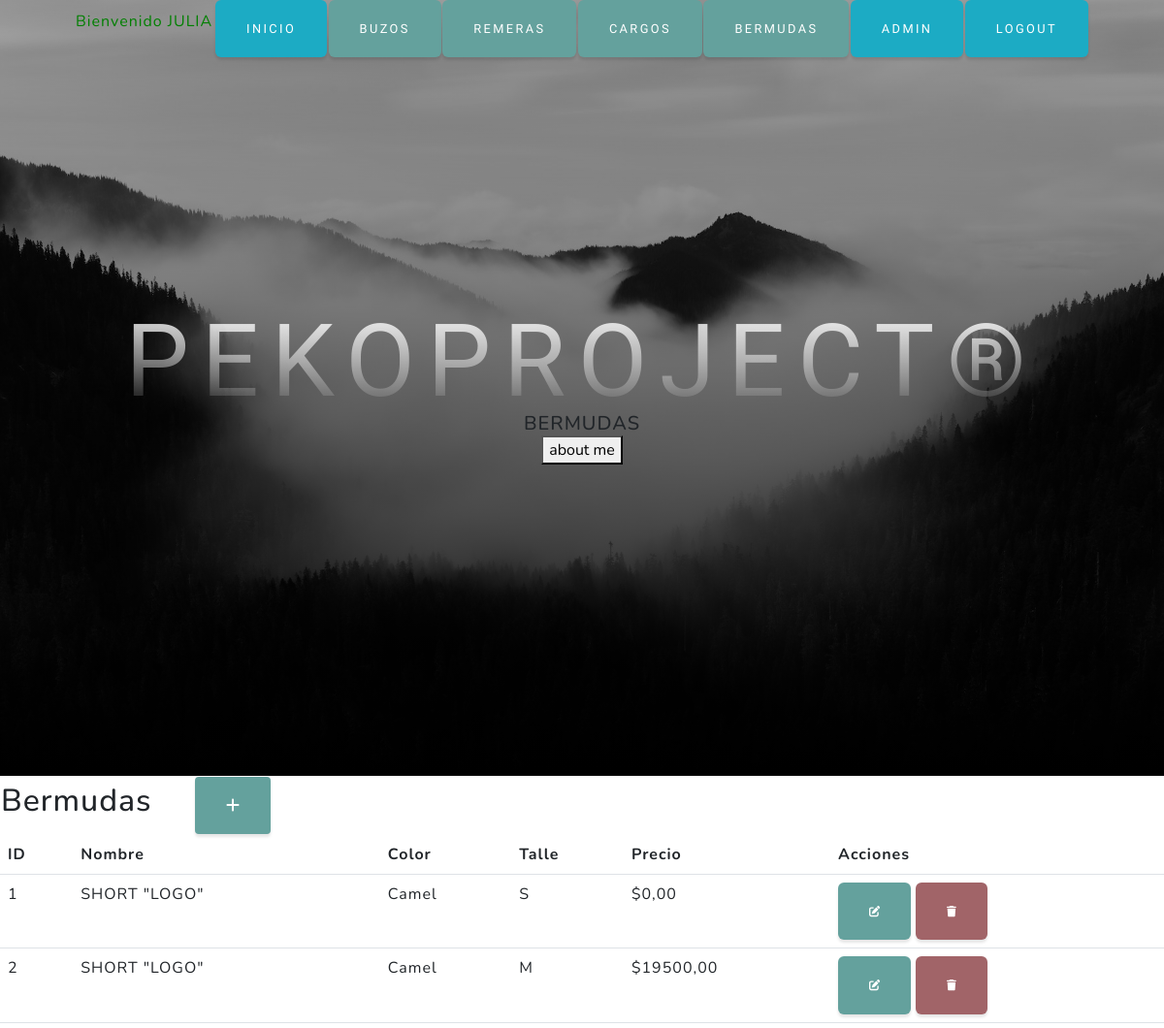
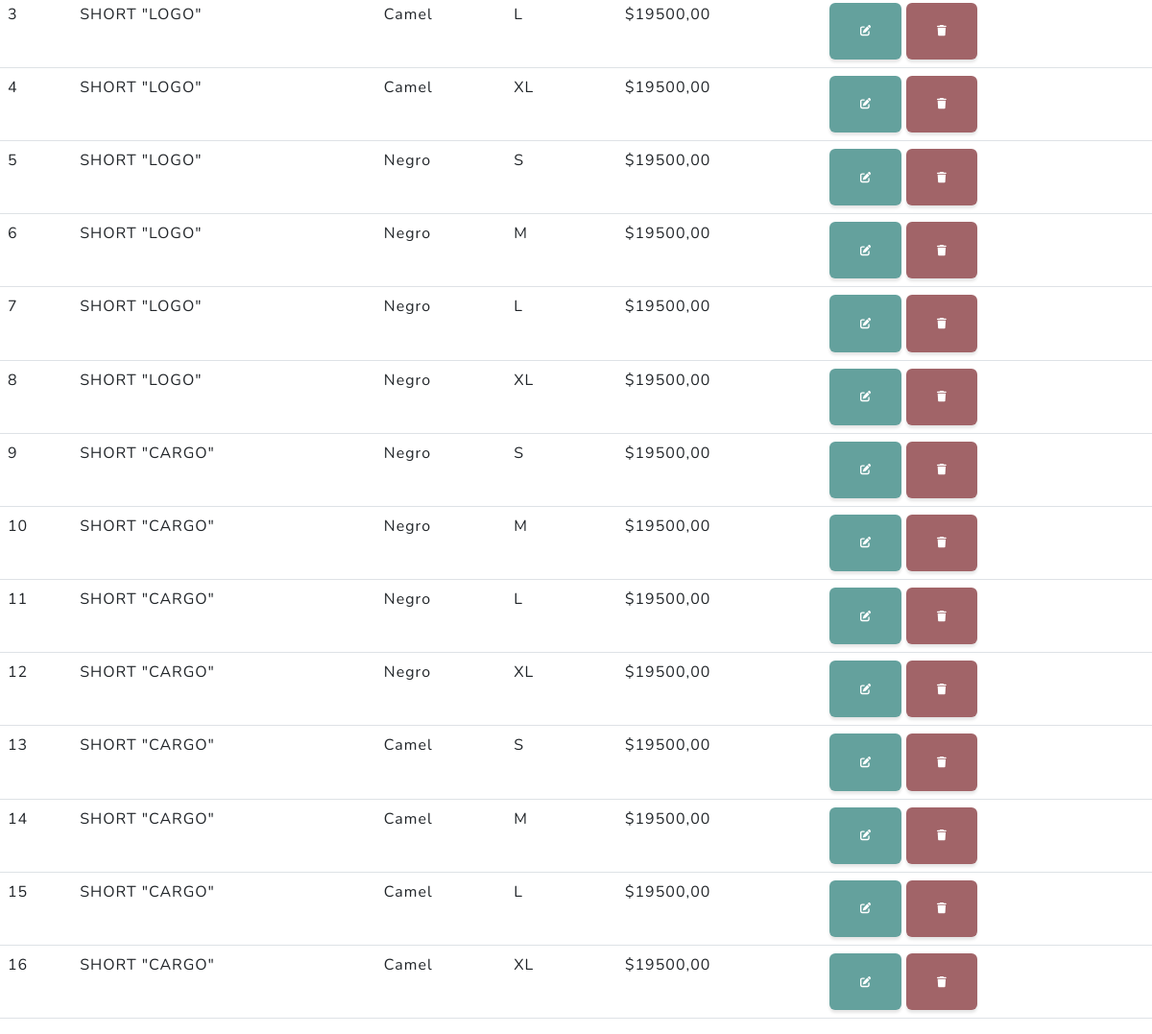
/aplicacion/bermudas/ (signed in), run on the app's committed database (2 pictures, top to bottom).
### aplicacion/models.py (models this page shows, shortened)
class Bermudas(models.Model):
    nombre = models.CharField(max_length=50)
    color = models.CharField(max_length=50)
    talle = models.CharField(max_length=50)
    precio = models.DecimalField(default=0, max_digits=10, decimal_places=2)

### aplicacion/views.py (the view)
# urls.py: path('bermudas/', bermudas, name="bermudas"),
@login_required
def bermudas(request):
    bermudas = Bermudas.objects.all()
    ctx =  {"bermudas": bermudas}
    return render(request, "aplicacion/bermudas.html", ctx)

### aplicacion/templates/aplicacion/bermudas.html (shortened to what this page needs)
{% extends 'aplicacion/index.html' %}
{% load static %}
{% block cabecera %}
  Bermudas
{% endblock cabecera %}
    {% block contenido %}
    <table>
        <tr>
            <td width="200"><h2>Bermudas</h2></td>
            <td>
                <a
                href="{% url 'create_bermudas' %}"
                class="btn btn-primary btn-sm"
                ><i class="fa fa-plus fa-lg" title="New Record"> </i>
                </a>
            </td>
        </tr>
    </table>
    <table class="table">
        <thead>
            <tr>
                <th>ID</th>
                <th>Nombre</th>
                <th>Color</th>
                <th>Talle</th>
                <th>Precio</th>
                <th>Acciones</th>
            </tr>
        </thead>
        <tbody>
        {% for bermuda in bermudas %}
        <tr>
            <td>{{ bermuda.id }}</td>
            <td>{{ bermuda.nombre }}</td>
            <td>{{ bermuda.color }}</td>
            <td>{{ bermuda.talle }}</td>
            <td>${{ bermuda.precio }}</td>
            <td>
                <a
                href="{% url 'update_bermuda' bermuda.id %}"
                 class="btn btn-primary"
                 style="--bs-btn-padding-y: .25rem; --bs-btn-padding-x: .5rem; --bs-btn-font-size: .75rem;"
                 ><i class="fa fa-edit fa-sm" title="Edit Record"></i>
                 </a>
                <a
                 href="{% url 'eliminar_bermuda' bermuda.id %} "
                 class="btn btn-danger"
                 style="--bs-btn-padding-y: .25rem; --bs-btn-padding-x: .5rem; --bs-btn-font-size: .75rem;"
                 ><i class="fa fa-trash fa-sm" title="Delete Record"></i>
                </a>
             </td>
        </tr>
        {% endfor %}
        </tbody>
    </table>
    {% endblock contenido %}

### aplicacion/templates/aplicacion/index.html (shortened to what this page needs)
<!DOCTYPE html>
<html lang="en">
    <head>
    {% load static %}
        <link href="{% static 'aplicacion/css/styles.css' %}" rel="stylesheet" />
    </head>
    <body id="page-top">
        <nav class="navbar navbar-expand-lg navbar-light fixed-top" id="mainNav">
            <div class="container px-4 px-lg-5">
                {% if user.is_authenticated  %}
                     <p style="color:green">Bienvenido {{ user.username|upper }}</p>
                     <a class="btn btn-info" href="{% url 'inicio' %}">Inicio</a>
                     <a class="btn btn-primary" href="{% url 'buzos' %}">Buzos</a>
                     <a class="btn btn-primary" href="{% url 'remeras' %}">Remeras</a>
                     <a class="btn btn-primary" href="{% url 'cargos' %}">Cargos</a>
                     <a class="btn btn-primary" href="{% url 'bermudas' %}">Bermudas</a>
                     <a class="btn btn-info" href="{% url 'admin:index' %}">Admin</a>
                     <a class="btn btn-info" href="{% url 'logout' %}">Logout</a>
                {% endif %}
            </div>
        </nav>
        <header class="masthead">
            <div class="container px-4 px-lg-5 d-flex h-100 align-items-center justify-content-center">
                <div class="d-flex justify-content-center">
                    <div class="text-center">
                        <h1 class="mx-auto my-0 text-uppercase">PekoProject®</h1>
                        <h2 class="mx-auto my-0 text-uppercase">
                            {% block cabecera %}
                            {% endblock cabecera %} </h2>
                            <form action="{% url 'aboutme' %}">
                                <button type="submit">about me</button>
                              </form>
                    </div>
                </div>
            </div>
        </header>
     {% block contenido %}
     {% endblock contenido %}
</html>

### data on the page
Bermudas: id "1", nombre "SHORT \"LOGO\"", color "Camel", talle "S", precio "0,00"
Bermudas: id "2", nombre "SHORT \"LOGO\"", color "Camel", talle "M", precio "19500,00"
Bermudas: id "3", nombre "SHORT \"LOGO\"", color "Camel", talle "L", precio "19500,00"
Bermudas: id "4", nombre "SHORT \"LOGO\"", color "Camel", talle "XL", precio "19500,00"
Bermudas: id "5", nombre "SHORT \"LOGO\"", color "Negro", talle "S", precio "19500,00"
Bermudas: id "6", nombre "SHORT \"LOGO\"", color "Negro", talle "M", precio "19500,00"
Bermudas: id "7", nombre "SHORT \"LOGO\"", color "Negro", talle "L", precio "19500,00"
Bermudas: id "8", nombre "SHORT \"LOGO\"", color "Negro", talle "XL", precio "19500,00"
Bermudas: id "9", nombre "SHORT \"CARGO\"", color "Negro", talle "S", precio "19500,00"
Bermudas: id "10", nombre "SHORT \"CARGO\"", color "Negro", talle "M", precio "19500,00"
Bermudas: id "11", nombre "SHORT \"CARGO\"", color "Negro", talle "L", precio "19500,00"
Bermudas: id "12", nombre "SHORT \"CARGO\"", color "Negro", talle "XL", precio "19500,00"
Bermudas: id "13", nombre "SHORT \"CARGO\"", color "Camel", talle "S", precio "19500,00"
Bermudas: id "14", nombre "SHORT \"CARGO\"", color "Camel", talle "M", precio "19500,00"
Bermudas: id "15", nombre "SHORT \"CARGO\"", color "Camel", talle "L", precio "19500,00"
Bermudas: id "16", nombre "SHORT \"CARGO\"", color "Camel", talle "XL", precio "19500,00"

### other printed values
{{ user.username|upper }} "JULIA"
